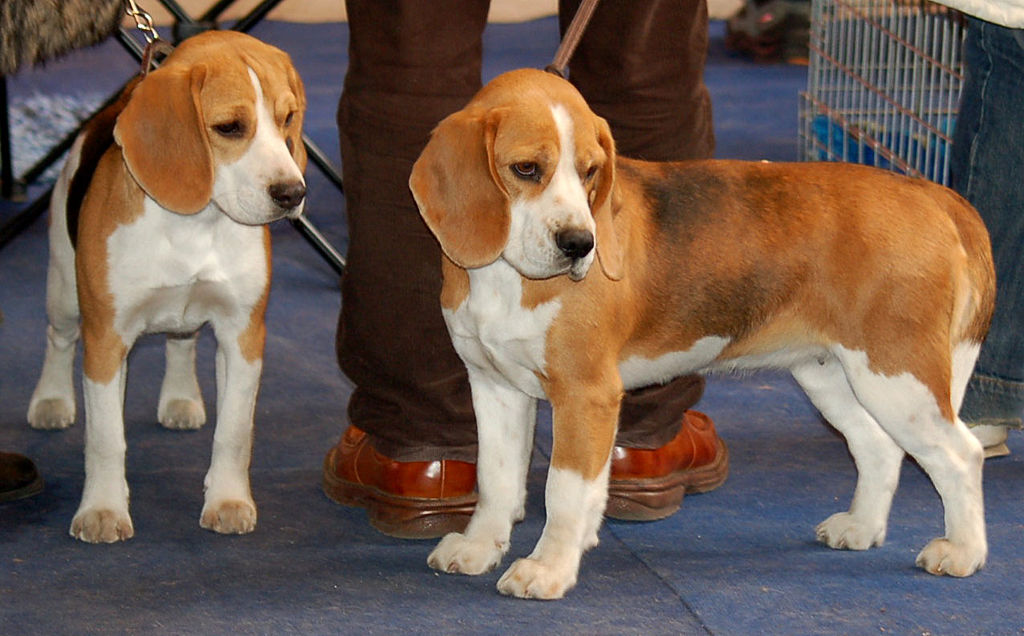
#> input picture NAVIDOG ros system/ros_std/scripts/object_detection/test_images/image1.jpg, 1024 x 636 px; its folder holds only this picture in this run
$ python -i object_detc_vis_utils.py   (imports and definitions only)
#> lines starting #> are read from the running program, lines starting #| are printed output that depends on the picture; after the words box and inside, x2 and y2 are one past the last pixel; in counts of white or black regions, pixels touching at a corner belong together
#> further down, picture is the input picture: shape (636, 1024, 3); mean B, G, R 81.9, 93.2, 112
from __future__ import absolute_import
from __future__ import division
from __future__ import print_function

import collections
# [1 line not run here, left out]
import numpy as np
import PIL.Image as Image
import PIL.ImageColor as ImageColor
import PIL.ImageDraw as ImageDraw
import PIL.ImageFont as ImageFont
import six
from six.moves import range
from six.moves import zip
import cv2 as cv
import math as mt

_TITLE_LEFT_MARGIN = 10
_TITLE_TOP_MARGIN = 10
STANDARD_COLORS = [
    'AliceBlue', 'Chartreuse', 'Aqua', 'Aquamarine', 'Azure', 'Beige', 'Bisque',
    'BlanchedAlmond', 'BlueViolet', 'BurlyWood', 'CadetBlue', 'AntiqueWhite',
    'Chocolate', 'Coral', 'CornflowerBlue', 'Cornsilk', 'Crimson', 'Cyan',
    'DarkCyan', 'DarkGoldenRod', 'DarkGrey', 'DarkKhaki', 'DarkOrange',
    'DarkOrchid', 'DarkSalmon', 'DarkSeaGreen', 'DarkTurquoise', 'DarkViolet',
    'DeepPink', 'DeepSkyBlue', 'DodgerBlue', 'FireBrick', 'FloralWhite',
    'ForestGreen', 'Fuchsia', 'Gainsboro', 'GhostWhite', 'Gold', 'GoldenRod',
    'Salmon', 'Tan', 'HoneyDew', 'HotPink', 'IndianRed', 'Ivory', 'Khaki',
    'Lavender', 'LavenderBlush', 'LawnGreen', 'LemonChiffon', 'LightBlue',
    'LightCoral', 'LightCyan', 'LightGoldenRodYellow', 'LightGray', 'LightGrey',
    'LightGreen', 'LightPink', 'LightSalmon', 'LightSeaGreen', 'LightSkyBlue',
    'LightSlateGray', 'LightSlateGrey', 'LightSteelBlue', 'LightYellow', 'Lime',
    'LimeGreen', 'Linen', 'Magenta', 'MediumAquaMarine', 'MediumOrchid',
    'MediumPurple', 'MediumSeaGreen', 'MediumSlateBlue', 'MediumSpringGreen',
    'MediumTurquoise', 'MediumVioletRed', 'MintCream', 'MistyRose', 'Moccasin',
    'NavajoWhite', 'OldLace', 'Olive', 'OliveDrab', 'Orange', 'OrangeRed',
    'Orchid', 'PaleGoldenRod', 'PaleGreen', 'PaleTurquoise', 'PaleVioletRed',
    'PapayaWhip', 'PeachPuff', 'Peru', 'Pink', 'Plum', 'PowderBlue', 'Purple',
    'Red', 'RosyBrown', 'RoyalBlue', 'SaddleBrown', 'Green', 'SandyBrown',
    'SeaGreen', 'SeaShell', 'Sienna', 'Silver', 'SkyBlue', 'SlateBlue',
    'SlateGray', 'SlateGrey', 'Snow', 'SpringGreen', 'SteelBlue', 'GreenYellow',
    'Teal', 'Thistle', 'Tomato', 'Turquoise', 'Violet', 'Wheat', 'White',
    'WhiteSmoke', 'Yellow', 'YellowGreen'
]

text_coding = {1: '1',  2: '2',  3: '<',  4: '>',  5: '3', 6: '!',
                7: '4',  8: 'blur',  9: '5',  10: 'hazy', 11: '6', 12: '7',
                13: '8', 14: 'special', 15: '0', 16: 'alarm', 17: '9', 18: 'G',
                19: 'B', 20: 'up', 21: 'down', 22: 'call', 23: 'L', 24: 'star',
                25: 'P', 26: '-', 27: 'M', 28: 'stop', 29: 'U', 30: 'D',
                31: 'R', 32: 'A', 33: 'C', 34: 'S', 35: 'E', 36: 'F',
                37: 'O', 38: 'K', 39: 'H', 40: 'N', 41: 'T', 42: 'V',
                43: 'I', 44: 'Z', 45: 'J', 46: 'X', 47: '<null>'}

box_point_eq = [[],[],[],[],[],[],[],[],[],[],[],[],[],[],[],[],[],[],[],[]]

def histogram_equalization(image):
    image_hsv = cv.cvtColor(image,cv.COLOR_RGB2HSV)
#> image_hsv: shape (100, 100, 3); mean H, S, V 87.1, 98, 119.1
    h,s,v = cv.split(image_hsv)
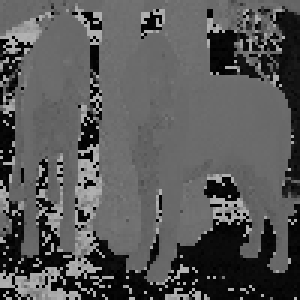
#> h: shape (100, 100) (shown 3 times larger); min 0, max 179, mean 87.1
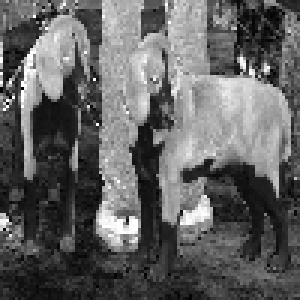
#> s: shape (100, 100) (shown 3 times larger); min 0, max 255, mean 98
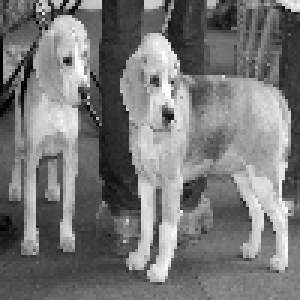
#> v: shape (100, 100) (shown 3 times larger); min 0, max 255, mean 119.1
    eq_v = cv.equalizeHist(v)
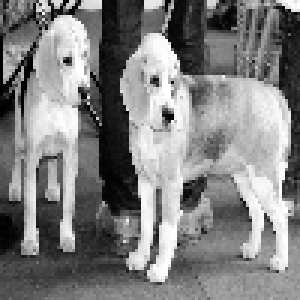
#> eq_v: shape (100, 100) (shown 3 times larger); min 0, max 255, mean 128.1
    eq_image = cv.merge([h,s,eq_v])
#> eq_image: shape (100, 100, 3); mean H, S, V 87.1, 98, 128.1
    image_rt = cv.cvtColor(eq_image,cv.COLOR_HSV2RGB)
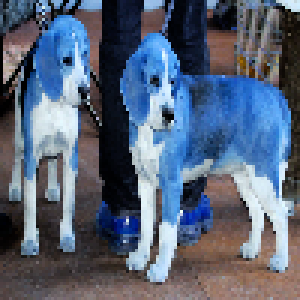
#> image_rt: shape (100, 100, 3) (shown 3 times larger); mean R, G, B 87.5, 100.1, 120.7
    return image_rt

# [17 lines left out: functions adjust_gamma, image_value_average, not called in this run]

def IMAGE_BINARY(image):
    lower_red = (0, 100, 100)
    upper_red = (200, 255, 255)
    image = cv.resize(image,(100,100))
    image = histogram_equalization(image)
    img_hsv = cv.cvtColor(image, cv.COLOR_BGR2HSV)
#> img_hsv: shape (100, 100, 3); mean H, S, V 53.6, 100.3, 128.1
    img_mask = cv.inRange(img_hsv, lower_red, upper_red)
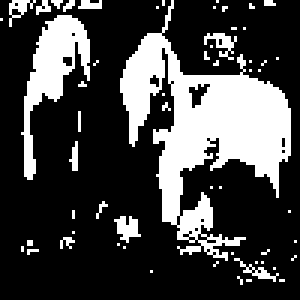
#> img_mask: shape (100, 100) (shown 3 times larger); 26.5% white; 58 white regions (52 under 20 px), largest, box (x1, y1, x2, y2) and area: (40, 0, 97, 87) 1855, (7, 5, 30, 60) 460, (38, 72, 47, 81) 47, (68, 11, 79, 20) 42, (3, 0, 12, 9) 32, (78, 86, 93, 94) 30
    img_result = cv.bitwise_and(image, image, mask=img_mask)
    img_result = cv.cvtColor(img_result,cv.COLOR_HSV2BGR)
    img_gray = cv.cvtColor(img_result, cv.COLOR_BGR2GRAY)
    _, img_binary = cv.threshold(img_gray, 125, 255, cv.THRESH_BINARY_INV | cv.THRESH_OTSU)
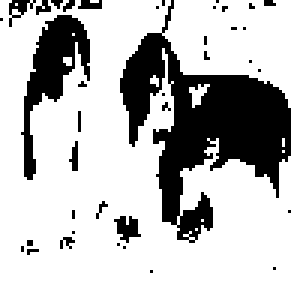
#> img_binary: shape (100, 100) (shown 3 times larger); 75.3% white; 39 black regions (35 under 20 px), largest, box (x1, y1, x2, y2) and area: (40, 0, 97, 81) 1774, (7, 5, 30, 60) 460, (38, 72, 47, 81) 47, (3, 0, 12, 9) 32
    image_return = cv.cvtColor(img_binary,cv.COLOR_GRAY2BGR)
    return image_return

# [397 lines left out: functions BUTTONRECOGNIZE, object_tracking, _get_multiplier_for_color_randomness, draw_bounding_box_on_image_array, draw_bounding_box_on_image, draw_mask_on_image_array and 3 more, not called in this run]

>>> import cv2
>>> picture = cv2.imread('../test_images/image1.jpg')
>>> result = IMAGE_BINARY(picture)

$ run again, on NAVIDOG ros system/ros_std/scripts/object_detection/test_images/image2.jpg
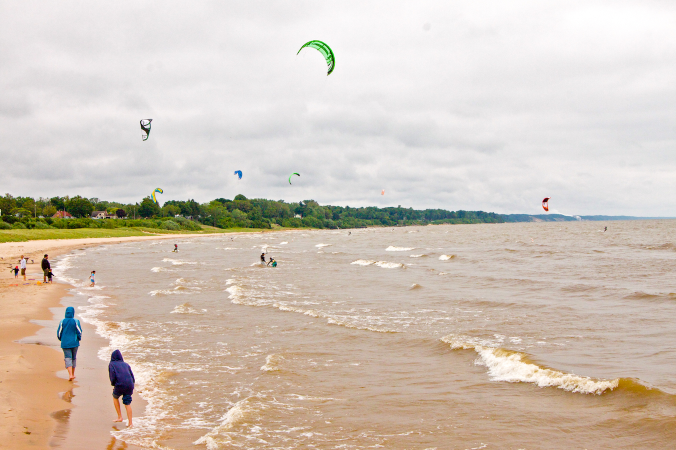
#> input picture NAVIDOG ros system/ros_std/scripts/object_detection/test_images/image2.jpg, 1352 x 900 px (shown at 1/2 size)
#> picture is the input picture: shape (900, 1352, 3); mean B, G, R 185.8, 197.8, 210.2
#> image_hsv: shape (100, 100, 3); mean H, S, V 105.9, 38.8, 211.9
#> eq_image: shape (100, 100, 3); mean H, S, V 105.9, 38.8, 129.2
#> img_hsv: shape (100, 100, 3); mean H, S, V 61.8, 41, 129.2
#> in IMAGE_BINARY, `img_mask = cv.inRange(img_hsv, lower_red, upper_red)`:
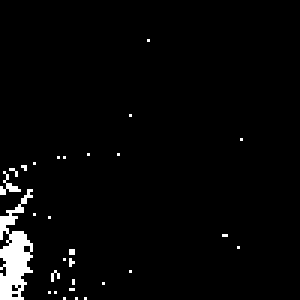
#> img_mask: shape (100, 100) (shown 3 times larger); 2.9% white; 29 white regions (28 under 20 px), largest, box (x1, y1, x2, y2) and area: (0, 63, 11, 100) 220
#> in IMAGE_BINARY, `img_gray = cv.cvtColor(img_result, cv.COLOR_BGR2GRAY)`:
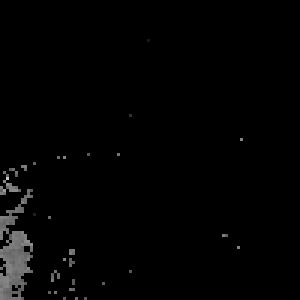
#> img_gray: shape (100, 100) (shown 3 times larger); min 0, max 199, mean 3.2
